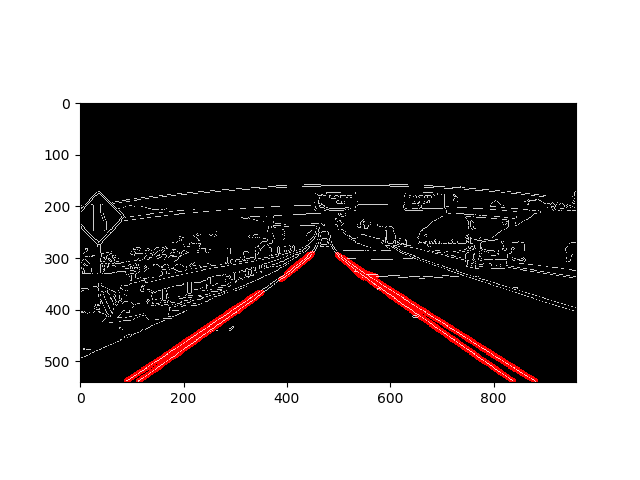

This figure's Python source:
"""
# !/usr/bin/env python
# -*- coding: utf-8 -*-
@Time        : 2022/2/24 17:01
@Author      : shengdl999links@gmail.com
@ProjectName : udacity-program_self_driving_car_engineer
@File        : hough_transform_solution.py
"""


import matplotlib.pyplot as plt
import matplotlib.image as mpimg
import numpy as np
import cv2


# Read in and grayscale the image
image = mpimg.imread('exit-ramp.jpeg')
gray = cv2.cvtColor(image,cv2.COLOR_RGB2GRAY)

# Define a kernel size and apply Gaussian smoothing
kernel_size = 5
blur_gray = cv2.GaussianBlur(gray,(kernel_size, kernel_size),0)

# Define our parameters for Canny and apply
low_threshold = 50
high_threshold = 150
edges = cv2.Canny(blur_gray, low_threshold, high_threshold)

# Next we'll create a masked edges image using cv2.fillPoly()
mask = np.zeros_like(edges)
ignore_mask_color = 255

# This time we are defining a four sided polygon to mask
imshape = image.shape
# vertices = np.array([[(0,imshape[0]),(0, 0), (imshape[1], 0), (imshape[1],imshape[0])]], dtype=np.int32)
vertices = np.array([[(0,imshape[0]),(450, 290), (490, 290), (imshape[1],imshape[0])]], dtype=np.int32)
cv2.fillPoly(mask, vertices, ignore_mask_color)
masked_edges = cv2.bitwise_and(edges, mask)
# plt.imshow(masked_edges)
# plt.show()

# Define the Hough transform parameters
# Make a blank the same size as our image to draw on
rho = 2 # distance resolution in pixels of the Hough grid
theta = np.pi/180 # angular resolution in radians of the Hough grid
threshold = 15     # minimum number of votes (intersections in Hough grid cell)
min_line_length = 40 #minimum number of pixels making up a line
max_line_gap = 20    # maximum gap in pixels between connectable line segments
line_image = np.copy(image)*0 # creating a blank to draw lines on

# Run Hough on edge detected image
# Output "lines" is an array containing endpoints of detected line segments
lines = cv2.HoughLinesP(masked_edges, rho, theta, threshold, np.array([]),
                            min_line_length, max_line_gap)

# Iterate over the output "lines" and draw lines on a blank image
for line in lines:
    for x1,y1,x2,y2 in line:
        cv2.line(line_image,(x1,y1),(x2,y2),(255,0,0),10)

# Create a "color" binary image to combine with line image
color_edges = np.dstack((edges, edges, edges))

# Draw the lines on the edge image
lines_edges = cv2.addWeighted(color_edges, 0.8, line_image, 1, 0)
plt.imshow(lines_edges)
plt.show()
